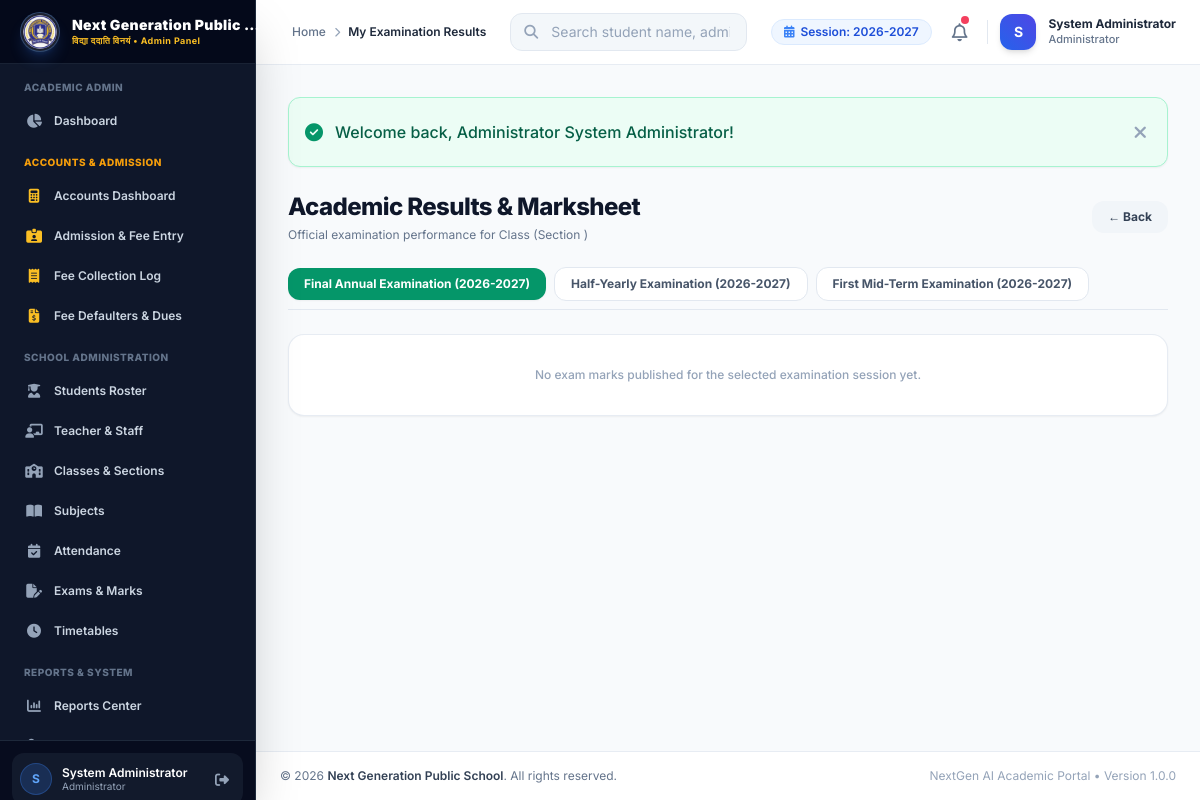
The app's page /student/results.php (signed in) with its own data.
### tables this page shows
CREATE TABLE `school_settings` (
  `id` INT AUTO_INCREMENT PRIMARY KEY,
  `setting_key` VARCHAR(100) NOT NULL UNIQUE,
  `setting_value` TEXT DEFAULT NULL,
  `updated_at` DATETIME DEFAULT CURRENT_TIMESTAMP ON UPDATE CURRENT_TIMESTAMP
);

CREATE TABLE `examinations` (
  `id` INT AUTO_INCREMENT PRIMARY KEY,
  `exam_name` VARCHAR(100) NOT NULL,
  `session` VARCHAR(30) NOT NULL DEFAULT '2026-2027',
  `start_date` DATE NOT NULL,
  `end_date` DATE NOT NULL,
  `status` ENUM('Upcoming', 'Ongoing', 'Completed') DEFAULT 'Upcoming',
  `created_at` DATETIME DEFAULT CURRENT_TIMESTAMP,
  `updated_at` DATETIME DEFAULT CURRENT_TIMESTAMP ON UPDATE CURRENT_TIMESTAMP
);

### includes/auth.php (called while the page is built, shortened)
<?php
require_once __DIR__ . '/../config/database.php';
function base_url($path = '') {
    $script_name = $_SERVER['SCRIPT_NAME'] ?? '';
    if (strpos($script_name, '/admin/') !== false) {
        $root = substr($script_name, 0, strpos($script_name, '/admin/'));
    } elseif (strpos($script_name, '/teacher/') !== false) {
        $root = substr($script_name, 0, strpos($script_name, '/teacher/'));
    } elseif (strpos($script_name, '/student/') !== false) {
        $root = substr($script_name, 0, strpos($script_name, '/student/'));
    } else {
        $dir = dirname($script_name);
        $root = ($dir === '/' || $dir === '\\') ? '' : $dir;
    }
    $clean_path = ltrim($path, '/');
    return rtrim($root, '/') . ($clean_path ? '/' . $clean_path : '');
}
function is_logged_in() {
    return isset($_SESSION['user_id']) && !empty($_SESSION['user_id']);
}
function is_admin() {
    return is_logged_in() && ($_SESSION['role'] ?? '') === 'admin';
}
function is_teacher() {
    return is_logged_in() && ($_SESSION['role'] ?? '') === 'teacher';
}
function is_student() {
    return is_logged_in() && ($_SESSION['role'] ?? '') === 'student';
}
function get_school_setting($key, $default = '') {
    global $pdo;
    try {
        $stmt = $pdo->prepare("SELECT setting_value FROM school_settings WHERE setting_key = :k LIMIT 1");
        $stmt->execute(['k' => $key]);
        $val = $stmt->fetchColumn();
        return $val !== false ? $val : $default;
    } catch (Exception $e) {
        return $default;
    }
}
function e($string) {
    return htmlspecialchars($string ?? '', ENT_QUOTES, 'UTF-8');
}

### student/results.php (the view, shortened to what this page needs)
<?php
$page_title = 'My Examination Results';
require_once __DIR__ . '/../includes/auth.php';
$student_id_pk = get_logged_student_id();
$stmt = $pdo->prepare("SELECT s.class_id, c.class_name, c.section
    FROM students s
    JOIN classes c ON s.class_id = c.id
    WHERE s.id = :sid LIMIT 1");
$stmt->execute(['sid' => $student_id_pk]);
$student_info = $stmt->fetch();
$exams = $pdo->query("SELECT * FROM examinations ORDER BY id DESC")->fetchAll();
$selected_exam_id = (int)($_GET['exam_id'] ?? ($exams[0]['id'] ?? 0));
$marks = [];
if ($selected_exam_id > 0) {
    $m_stmt = $pdo->prepare("SELECT em.*, sub.subject_name, sub.subject_code
        FROM exam_marks em
        JOIN subjects sub ON em.subject_id = sub.id
        WHERE em.exam_id = :eid AND em.student_id = :sid");
    $m_stmt->execute(['eid' => $selected_exam_id, 'sid' => $student_id_pk]);
    $marks = $m_stmt->fetchAll();
}
$total_obtained = 0;
$total_max = 0;
$pct = ($total_max > 0) ? round(($total_obtained / $total_max) * 100, 1) : 0;
require_once __DIR__ . '/../includes/header.php';
?>
<div class="space-y-6">
    <div class="flex flex-col sm:flex-row sm:items-center justify-between gap-4">
        <div>
            <h1 class="text-2xl font-extrabold text-slate-900 tracking-tight">Academic Results & Marksheet</h1>
            <p class="text-xs text-slate-500 mt-1">Official examination performance for Class <?= e($student_info['class_name'] ?? '') ?> (Section <?= e($student_info['section'] ?? '') ?>)</p>
        </div>
        <div class="flex items-center space-x-3">
            <a href="<?= base_url('student/dashboard.php') ?>" class="px-4 py-2 bg-slate-100 hover:bg-slate-200 text-slate-700 font-bold text-xs rounded-xl transition-all">
                &larr; Back
            </a>
        </div>
    </div>
    <?php if (!empty($exams)): ?>
        <div class="flex items-center space-x-2 overflow-x-auto pb-2 border-b border-slate-200">
            <?php foreach ($exams as $ex): ?>
                <a href="?exam_id=<?= $ex['id'] ?>" class="px-4 py-2 rounded-xl text-xs font-bold whitespace-nowrap transition-all <?= ($selected_exam_id == $ex['id']) ? 'bg-emerald-600 text-white shadow-sm' : 'bg-white text-slate-600 hover:bg-slate-100 border border-slate-200' ?>">
                    <?= e($ex['exam_name']) ?> (<?= e($ex['session']) ?>)
                </a>
            <?php endforeach; ?>
        </div>
    <?php endif; ?>
    <?php if ($selected_exam_id > 0 && !empty($marks)): ?>
        <div class="grid grid-cols-1 sm:grid-cols-3 gap-5">
            <div class="bg-white p-5 rounded-2xl border border-slate-200/80 shadow-sm">
                <span class="text-xs font-bold text-slate-400 uppercase tracking-wider block">Total Marks</span>
                <span class="text-3xl font-extrabold text-slate-900 block mt-1"><?= $total_obtained ?> <span class="text-xs text-slate-400 font-normal">/ <?= $total_max ?></span></span>
            </div>
            <div class="bg-white p-5 rounded-2xl border border-slate-200/80 shadow-sm">
                <span class="text-xs font-bold text-slate-400 uppercase tracking-wider block">Percentage</span>
                <span class="text-3xl font-extrabold text-emerald-600 block mt-1"><?= $pct ?>%</span>
            </div>
            <div class="bg-white p-5 rounded-2xl border border-slate-200/80 shadow-sm">
                <span class="text-xs font-bold text-slate-400 uppercase tracking-wider block">Result Status</span>
                <span class="text-3xl font-extrabold <?= $pct >= 40 ? 'text-emerald-600' : 'text-rose-600' ?> block mt-1">
                    <?= $pct >= 40 ? 'PASSED' : 'FAILED' ?>
                </span>
            </div>
        </div>
        <div class="bg-white rounded-2xl border border-slate-200/80 shadow-sm overflow-hidden">
            <div class="p-5 border-b border-slate-100 flex items-center justify-between">
                <h3 class="font-bold text-slate-900 text-sm">Subject Wise Marks Breakdown</h3>
            </div>
            <div class="overflow-x-auto">
                <table class="w-full text-left border-collapse">
                    <thead>
                        <tr class="bg-slate-50 text-[11px] font-extrabold text-slate-400 uppercase tracking-wider border-b border-slate-100">
                            <th class="p-4">Subject Name</th>
                            <th class="p-4">Code</th>
                            <th class="p-4 text-center">Max Marks</th>
                            <th class="p-4 text-center">Marks Obtained</th>
                            <th class="p-4 text-center">Grade</th>
                            <th class="p-4">Remarks</th>
                        </tr>
                    </thead>
                    <tbody class="divide-y divide-slate-100 text-xs text-slate-700">
                        <?php foreach ($marks as $m): ?>
                            <tr class="hover:bg-slate-50/70 transition-colors">
                                <td class="p-4 font-bold text-slate-900"><?= e($m['subject_name']) ?></td>
                                <td class="p-4 text-slate-500 font-mono"><?= e($m['subject_code']) ?></td>
                                <td class="p-4 text-center font-semibold text-slate-600"><?= (float)$m['max_marks'] ?></td>
                                <td class="p-4 text-center font-extrabold text-emerald-700 text-sm"><?= (float)$m['marks_obtained'] ?></td>
                                <td class="p-4 text-center">
                                    <span class="px-2.5 py-1 rounded-md font-extrabold text-xs bg-slate-100 text-slate-800 border border-slate-200">
                                        <?= e($m['grade'] ?: 'A') ?>
                                    </span>
                                </td>
                                <td class="p-4 text-slate-500 font-medium"><?= e($m['remarks'] ?: 'Satisfactory') ?></td>
                            </tr>
                        <?php endforeach; ?>
                    </tbody>
                </table>
            </div>
        </div>
    <?php else: ?>
        <div class="bg-white p-8 rounded-2xl border border-slate-200/80 shadow-sm text-center text-slate-400 font-medium text-xs">
            No exam marks published for the selected examination session yet.
        </div>
    <?php endif; ?>
</div>
<?php require_once __DIR__ . '/../includes/footer.php'; ?>

### includes/navbar.php (shortened to what this page needs)
<?php
if (is_admin()) {
    $nav_dash_link = base_url('admin/dashboard.php');
    $nav_role_title = 'Administrator';
    $nav_bg_gradient = 'from-blue-600 to-indigo-600';
} elseif (is_accountant()) {
    $nav_dash_link = base_url('admin/accounts/index.php');
    $nav_role_title = 'Accountant';
    $nav_bg_gradient = 'from-amber-600 to-yellow-600';
} elseif (is_teacher()) {
    $nav_dash_link = base_url('teacher/dashboard.php');
    $nav_role_title = 'Teacher';
    $nav_bg_gradient = 'from-indigo-600 to-purple-600';
} else {
    $nav_dash_link = base_url('student/dashboard.php');
    $nav_role_title = 'Student / Parent';
    $nav_bg_gradient = 'from-emerald-600 to-teal-600';
}
$current_academic_session = get_school_setting('academic_session', '2026-2027');
?>
<header class="sticky top-0 z-30 bg-white/90 backdrop-blur-md border-b border-slate-200/80 no-print">
    <div class="flex items-center justify-between h-16 px-4 md:px-6">
        <div class="flex items-center space-x-3">
            <div class="hidden sm:flex items-center space-x-2 text-xs text-slate-500 font-medium">
                <a href="<?= $nav_dash_link ?>" class="hover:text-blue-600">Home</a>
                <i class="fa-solid fa-chevron-right text-[10px] text-slate-400"></i>
                <span class="text-slate-800 font-semibold"><?= e($page_title ?? 'Dashboard') ?></span>
            </div>
        </div>
        <div class="hidden md:flex items-center flex-1 max-w-md mx-6">
            <?php if (!is_student()): ?>
            <form action="<?= base_url(is_teacher() ? 'teacher/students/index.php' : 'admin/students/index.php') ?>" method="GET" class="w-full relative">
                <div class="absolute inset-y-0 left-0 pl-3.5 flex items-center pointer-events-none text-slate-400">
                    <i class="fa-solid fa-magnifying-glass text-sm"></i>
                </div>
                <input type="text" name="search" placeholder="Search student name, admission no..."
                    class="w-full pl-10 pr-4 py-2 text-sm bg-slate-100/80 border border-slate-200 rounded-xl focus:bg-white focus:outline-none focus:ring-2 focus:ring-blue-500/20 focus:border-blue-500 transition-all placeholder-slate-400">
            </form>
            <?php endif; ?>
        </div>
        <div class="flex items-center space-x-3">
            <div class="hidden lg:flex items-center space-x-1.5 px-3 py-1 bg-blue-50 text-blue-700 rounded-full text-xs font-semibold border border-blue-100">
                <i class="fa-solid fa-calendar-days text-blue-500"></i>
                <span>Session: <?= e($current_academic_session) ?></span>
            </div>
            <div class="relative">
                <a href="<?= base_url(is_admin() || is_accountant() ? 'admin/notices/index.php' : (is_teacher() ? 'teacher/notices/index.php' : 'student/notices.php')) ?>" class="relative p-2 rounded-xl text-slate-500 hover:text-slate-700 hover:bg-slate-100 transition-colors inline-block" title="Notices">
                    <i class="fa-regular fa-bell text-lg"></i>
                    <span class="absolute top-1.5 right-1.5 w-2 h-2 rounded-full bg-rose-500 ring-2 ring-white"></span>
                </a>
            </div>
            <div class="flex items-center space-x-3">
                <div class="w-9 h-9 rounded-xl bg-gradient-to-tr <?= $nav_bg_gradient ?> text-white flex items-center justify-center font-bold text-sm shadow-md">
                    <?= strtoupper(substr($_SESSION['full_name'] ?? 'U', 0, 1)) ?>
                </div>
                <div class="hidden md:block text-left">
                    <span class="block text-xs font-bold text-slate-800 leading-tight"><?= e($_SESSION['full_name'] ?? 'User') ?></span>
                    <span class="block text-[11px] text-slate-500 font-medium"><?= $nav_role_title ?></span>
                </div>
            </div>
        </div>
    </div>
</header>

### records on screen
school_settings: setting_value "2026-2027"
examinations: exam_name "Final Annual Examination", session "2026-2027"
examinations: exam_name "Half-Yearly Examination", session "2026-2027"
examinations: exam_name "First Mid-Term Examination", session "2026-2027"

### other values on screen
$role_badge "Admin Panel"
substr($_SESSION['full_name'] ?? 'U', 0, 1) "S"
$_SESSION['full_name'] "System Administrator"
$role_label "Administrator"
$page_title "My Examination Results"
$nav_role_title "Administrator"
$flash['text'] "Welcome back, Administrator System Administrator!"
